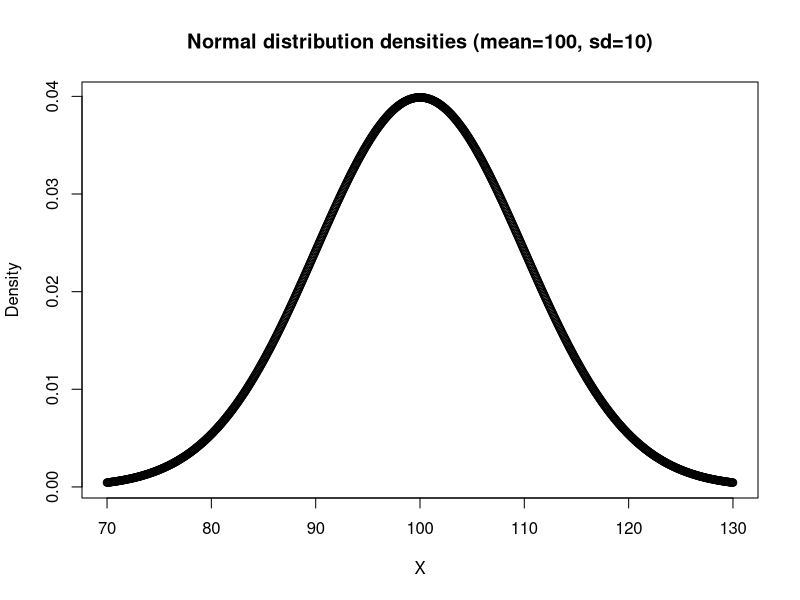

This figure's R source:
# Characterics of the normal distrubution
my_mean = 100.0
my_sd = 10.0

# Parameters for creating a normal distribution
my_lower = my_mean - (3.0 * my_sd)
my_upper = my_mean + (3.0 * my_sd)
my_resolution = 1000.0
my_step = (my_upper - my_lower) / my_resolution

# Generate the xs, ys and their combination is a table
my_xs = x=seq(my_lower,my_upper,my_step)
my_ys = dnorm(my_xs,my_mean,my_sd)
my_table <- cbind(my_xs,my_ys)

# Create a random normal distribution with mean=my_mean and standard deviation = my_sd
plot(my_table,
  xlab="X",
  ylab="Density",
  main=paste(c("Normal distribution densities (mean=",my_mean,", sd=",my_sd,")"),collapse = "")
)